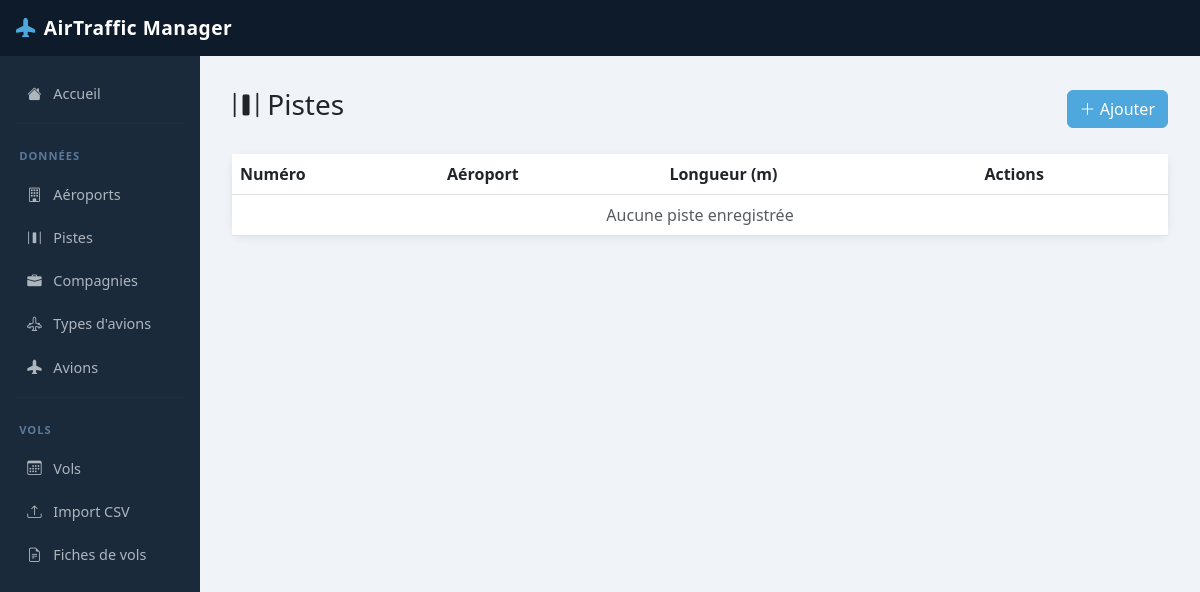
/TraficAerien/pistes/, run on an earlier commit of the app's database.
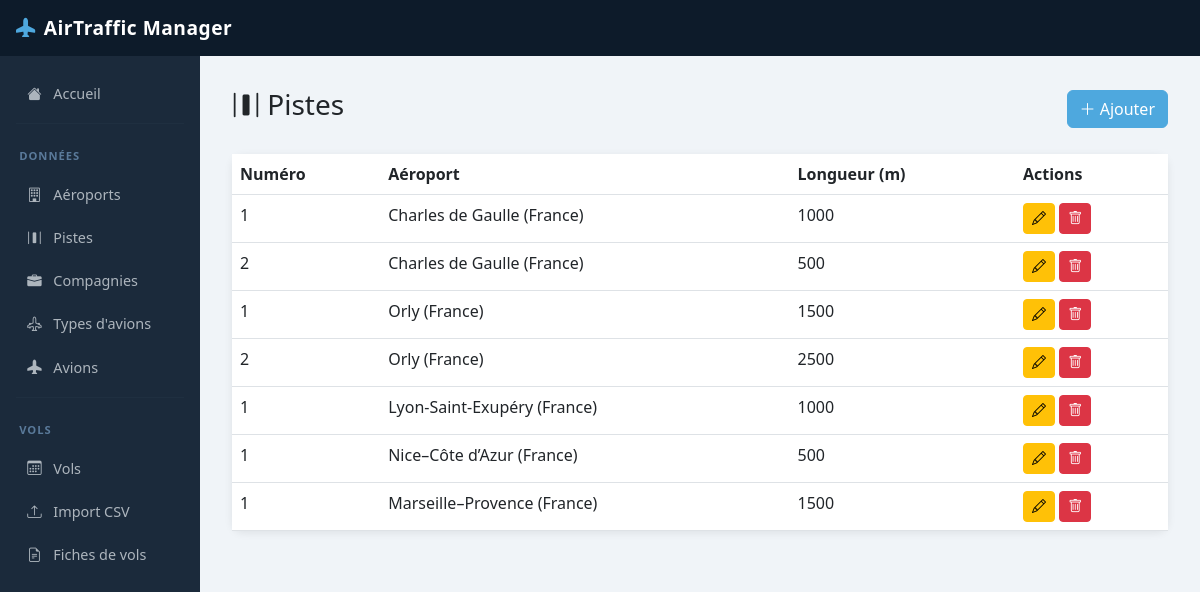
And on a later commit of the database.
### TraficAerien/models.py (models this page shows, shortened)
class Piste(models.Model):
    numero = models.CharField(max_length=10)
    aeroport = models.ForeignKey(Aeroport, on_delete=models.CASCADE, related_name='pistes')
    longueur = models.IntegerField(help_text="Longueur en mètres")

class Aeroport(models.Model):
    nom = models.CharField(max_length=100)
    pays = models.CharField(max_length=100)
    def __str__(self):
        return f"{self.nom} ({self.pays})"

### TraficAerien/views.py (the view)
# urls.py: path('pistes/', views.piste_liste, name='piste_liste'),
def piste_liste(request):
    pistes = Piste.objects.all()
    return render(request, 'TraficAerien/piste_liste.html', {'pistes': pistes})

### TraficAerien/templates/TraficAerien/piste_liste.html (shortened to what this page needs)
{% extends 'TraficAerien/base.html' %}
{% block content %}
<div class="d-flex justify-content-between align-items-center mb-4">
    <h3><i class="bi bi-distribute-horizontal"></i> Pistes</h3>
    <a href="{% url 'piste_creer' %}" class="btn btn-primary">
        <i class="bi bi-plus-lg"></i> Ajouter
    </a>
</div>
<div class="card">
    <table class="table table-hover mb-0">
        <thead>
            <tr><th>Numéro</th><th>Aéroport</th><th>Longueur (m)</th><th>Actions</th></tr>
        </thead>
        <tbody>
            {% for p in pistes %}
            <tr>
                <td>{{ p.numero }}</td>
                <td>{{ p.aeroport }}</td>
                <td>{{ p.longueur }}</td>
                <td>
                    <a href="{% url 'piste_modifier' p.pk %}" class="btn btn-sm btn-warning">
                        <i class="bi bi-pencil"></i>
                    </a>
                    <a href="{% url 'piste_supprimer' p.pk %}" class="btn btn-sm btn-danger">
                        <i class="bi bi-trash"></i>
                    </a>
                </td>
            </tr>
            {% empty %}
            <tr><td colspan="4" class="text-center text-muted">Aucune piste enregistrée</td></tr>
            {% endfor %}
        </tbody>
    </table>
</div>
{% endblock %}

What changed in the data, as far as the page shows it:
added Piste: numero "1", aeroport "Charles de Gaulle (France)", longueur "1000"
added Piste: numero "2", aeroport "Charles de Gaulle (France)", longueur "500"
added Piste: numero "1", aeroport "Orly (France)", longueur "1500"
added Piste: numero "2", aeroport "Orly (France)", longueur "2500"
added Piste: numero "1", aeroport "Lyon-Saint-Exupéry (France)", longueur "1000"
added Piste: numero "1", aeroport "Nice–Côte d’Azur (France)", longueur "500"
added Piste: numero "1", aeroport "Marseille–Provence (France)", longueur "1500"
Also different on the page:
text no longer shown: "Aucune piste enregistrée"
